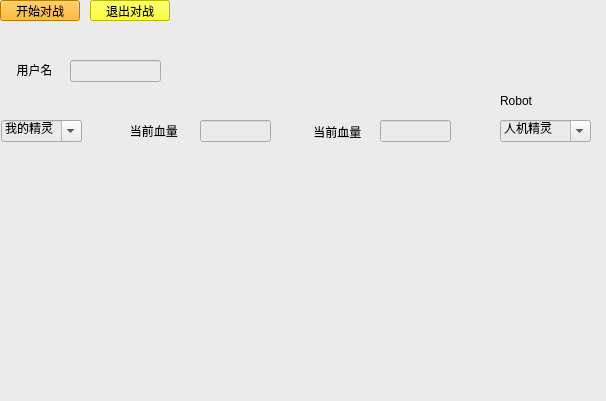
<?xml version="1.0" encoding="UTF-8"?>
<ui version="4.0">
 <class>battlewindow</class>
 <widget class="QWidget" name="battlewindow">
  <property name="geometry">
   <rect>
    <x>0</x>
    <y>0</y>
    <width>606</width>
    <height>401</height>
   </rect>
  </property>
  <property name="windowTitle">
   <string>Form</string>
  </property>
  <property name="styleSheet">
   <string notr="true">background-color: rgb(235, 235, 235);

</string>
  </property>
  <widget class="QPushButton" name="Button_begin">
   <property name="geometry">
    <rect>
     <x>0</x>
     <y>0</y>
     <width>80</width>
     <height>21</height>
    </rect>
   </property>
   <property name="styleSheet">
    <string notr="true">background-color: rgb(255, 170, 0);</string>
   </property>
   <property name="text">
    <string>开始对战</string>
   </property>
  </widget>
  <widget class="QPushButton" name="Exit">
   <property name="geometry">
    <rect>
     <x>90</x>
     <y>0</y>
     <width>80</width>
     <height>21</height>
    </rect>
   </property>
   <property name="styleSheet">
    <string notr="true">background-color: rgb(255, 255, 0);</string>
   </property>
   <property name="text">
    <string>退出对战</string>
   </property>
  </widget>
  <widget class="QLabel" name="label_name">
   <property name="geometry">
    <rect>
     <x>500</x>
     <y>20</y>
     <width>71</width>
     <height>41</height>
    </rect>
   </property>
   <property name="text">
    <string/>
   </property>
  </widget>
  <widget class="QLineEdit" name="username">
   <property name="geometry">
    <rect>
     <x>70</x>
     <y>60</y>
     <width>91</width>
     <height>22</height>
    </rect>
   </property>
  </widget>
  <widget class="QLabel" name="label">
   <property name="geometry">
    <rect>
     <x>10</x>
     <y>60</y>
     <width>41</width>
     <height>20</height>
    </rect>
   </property>
   <property name="text">
    <string>  用户名</string>
   </property>
  </widget>
  <widget class="QLabel" name="info">
   <property name="geometry">
    <rect>
     <x>210</x>
     <y>20</y>
     <width>251</width>
     <height>91</height>
    </rect>
   </property>
   <property name="text">
    <string/>
   </property>
  </widget>
  <widget class="QComboBox" name="AIPokemons">
   <property name="geometry">
    <rect>
     <x>500</x>
     <y>120</y>
     <width>91</width>
     <height>22</height>
    </rect>
   </property>
   <property name="editable">
    <bool>true</bool>
   </property>
   <property name="currentText">
    <string>人机精灵</string>
   </property>
  </widget>
  <widget class="QComboBox" name="myPokemons">
   <property name="geometry">
    <rect>
     <x>1</x>
     <y>120</y>
     <width>81</width>
     <height>22</height>
    </rect>
   </property>
   <property name="editable">
    <bool>true</bool>
   </property>
   <property name="currentText">
    <string>我的精灵</string>
   </property>
  </widget>
  <widget class="QLineEdit" name="Blood_2">
   <property name="geometry">
    <rect>
     <x>380</x>
     <y>120</y>
     <width>71</width>
     <height>22</height>
    </rect>
   </property>
  </widget>
  <widget class="QLabel" name="label_4">
   <property name="geometry">
    <rect>
     <x>300</x>
     <y>121</y>
     <width>61</width>
     <height>21</height>
    </rect>
   </property>
   <property name="text">
    <string>    当前血量</string>
   </property>
  </widget>
  <widget class="QLabel" name="label_3">
   <property name="geometry">
    <rect>
     <x>120</x>
     <y>120</y>
     <width>61</width>
     <height>21</height>
    </rect>
   </property>
   <property name="text">
    <string>   当前血量</string>
   </property>
  </widget>
  <widget class="QLineEdit" name="Blood_1">
   <property name="geometry">
    <rect>
     <x>200</x>
     <y>120</y>
     <width>71</width>
     <height>22</height>
    </rect>
   </property>
  </widget>
  <widget class="QLabel" name="Aiinfo">
   <property name="geometry">
    <rect>
     <x>480</x>
     <y>180</y>
     <width>111</width>
     <height>171</height>
    </rect>
   </property>
   <property name="text">
    <string/>
   </property>
  </widget>
  <widget class="QLabel" name="myinfo">
   <property name="geometry">
    <rect>
     <x>10</x>
     <y>180</y>
     <width>111</width>
     <height>171</height>
    </rect>
   </property>
   <property name="text">
    <string/>
   </property>
  </widget>
  <widget class="QLabel" name="AIimage">
   <property name="geometry">
    <rect>
     <x>330</x>
     <y>170</y>
     <width>131</width>
     <height>171</height>
    </rect>
   </property>
   <property name="text">
    <string/>
   </property>
  </widget>
  <widget class="QLabel" name="myimage">
   <property name="geometry">
    <rect>
     <x>160</x>
     <y>170</y>
     <width>131</width>
     <height>171</height>
    </rect>
   </property>
   <property name="text">
    <string/>
   </property>
  </widget>
  <widget class="QLabel" name="label_2">
   <property name="geometry">
    <rect>
     <x>500</x>
     <y>90</y>
     <width>81</width>
     <height>21</height>
    </rect>
   </property>
   <property name="text">
    <string>Robot</string>
   </property>
  </widget>
 </widget>
 <resources/>
 <connections/>
</ui>
